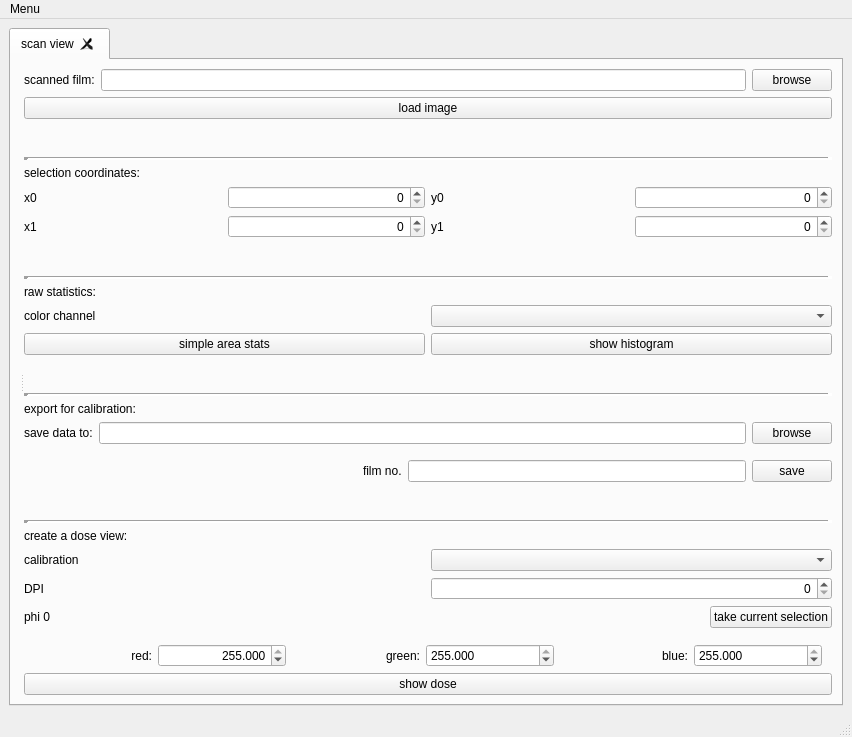
<?xml version="1.0" encoding="UTF-8"?>
<ui version="4.0">
 <class>MainWindow</class>
 <widget class="QMainWindow" name="MainWindow">
  <property name="geometry">
   <rect>
    <x>0</x>
    <y>0</y>
    <width>852</width>
    <height>737</height>
   </rect>
  </property>
  <property name="windowTitle">
   <string>EBT evaluation</string>
  </property>
  <widget class="QWidget" name="centralwidget">
   <layout class="QGridLayout" name="gridLayout">
    <item row="0" column="0">
     <widget class="QTabWidget" name="tabWidget">
      <property name="currentIndex">
       <number>0</number>
      </property>
      <property name="tabsClosable">
       <bool>true</bool>
      </property>
      <widget class="QWidget" name="scanTab">
       <attribute name="title">
        <string>scan view</string>
       </attribute>
       <layout class="QGridLayout" name="gridLayout_3">
        <item row="0" column="0">
         <widget class="QSplitter" name="splitter">
          <property name="orientation">
           <enum>Qt::Horizontal</enum>
          </property>
          <widget class="QWidget" name="layoutWidget">
           <layout class="QVBoxLayout" name="imageLayout"/>
          </widget>
          <widget class="QWidget" name="layoutWidget">
           <layout class="QVBoxLayout" name="verticalLayout_4">
            <item>
             <layout class="QHBoxLayout" name="horizontalLayout_2">
              <property name="leftMargin">
               <number>0</number>
              </property>
              <property name="topMargin">
               <number>0</number>
              </property>
              <item>
               <widget class="QLabel" name="label_7">
                <property name="text">
                 <string>scanned film:</string>
                </property>
               </widget>
              </item>
              <item>
               <widget class="QLineEdit" name="imagePath">
                <property name="toolTip">
                 <string>path to the file containing a scan of films</string>
                </property>
               </widget>
              </item>
              <item>
               <widget class="QPushButton" name="browseImageButton">
                <property name="toolTip">
                 <string>browse, if you don't like typing a path</string>
                </property>
                <property name="text">
                 <string>browse</string>
                </property>
               </widget>
              </item>
             </layout>
            </item>
            <item>
             <widget class="QPushButton" name="loadButton">
              <property name="toolTip">
               <string>load the specified scan</string>
              </property>
              <property name="text">
               <string>load image</string>
              </property>
             </widget>
            </item>
            <item>
             <spacer name="verticalSpacer_2">
              <property name="orientation">
               <enum>Qt::Vertical</enum>
              </property>
              <property name="sizeHint" stdset="0">
               <size>
                <width>20</width>
                <height>40</height>
               </size>
              </property>
             </spacer>
            </item>
            <item>
             <widget class="Line" name="line_4">
              <property name="lineWidth">
               <number>5</number>
              </property>
              <property name="orientation">
               <enum>Qt::Horizontal</enum>
              </property>
             </widget>
            </item>
            <item>
             <widget class="QLabel" name="label_5">
              <property name="toolTip">
               <string>the rectangular selection is specified by the coordinates of two corners. Their order is irrelevant.</string>
              </property>
              <property name="text">
               <string>selection coordinates:</string>
              </property>
             </widget>
            </item>
            <item>
             <layout class="QVBoxLayout" name="verticalLayout">
              <item>
               <layout class="QGridLayout" name="gridLayout_2">
                <property name="leftMargin">
                 <number>0</number>
                </property>
                <property name="topMargin">
                 <number>0</number>
                </property>
                <item row="0" column="4">
                 <widget class="QSpinBox" name="y0">
                  <property name="alignment">
                   <set>Qt::AlignRight|Qt::AlignTrailing|Qt::AlignVCenter</set>
                  </property>
                 </widget>
                </item>
                <item row="0" column="2">
                 <widget class="QSpinBox" name="x0">
                  <property name="alignment">
                   <set>Qt::AlignRight|Qt::AlignTrailing|Qt::AlignVCenter</set>
                  </property>
                 </widget>
                </item>
                <item row="0" column="1">
                 <widget class="QLabel" name="label">
                  <property name="text">
                   <string>x0</string>
                  </property>
                 </widget>
                </item>
                <item row="1" column="2">
                 <widget class="QSpinBox" name="x1">
                  <property name="alignment">
                   <set>Qt::AlignRight|Qt::AlignTrailing|Qt::AlignVCenter</set>
                  </property>
                 </widget>
                </item>
                <item row="1" column="4">
                 <widget class="QSpinBox" name="y1">
                  <property name="alignment">
                   <set>Qt::AlignRight|Qt::AlignTrailing|Qt::AlignVCenter</set>
                  </property>
                 </widget>
                </item>
                <item row="1" column="1">
                 <widget class="QLabel" name="label_2">
                  <property name="text">
                   <string>x1</string>
                  </property>
                 </widget>
                </item>
                <item row="0" column="3">
                 <widget class="QLabel" name="label_3">
                  <property name="text">
                   <string>y0</string>
                  </property>
                 </widget>
                </item>
                <item row="1" column="3">
                 <widget class="QLabel" name="label_4">
                  <property name="text">
                   <string>y1</string>
                  </property>
                 </widget>
                </item>
               </layout>
              </item>
             </layout>
            </item>
            <item>
             <spacer name="verticalSpacer_3">
              <property name="orientation">
               <enum>Qt::Vertical</enum>
              </property>
              <property name="sizeHint" stdset="0">
               <size>
                <width>20</width>
                <height>40</height>
               </size>
              </property>
             </spacer>
            </item>
            <item>
             <widget class="Line" name="line_2">
              <property name="lineWidth">
               <number>5</number>
              </property>
              <property name="orientation">
               <enum>Qt::Horizontal</enum>
              </property>
             </widget>
            </item>
            <item>
             <widget class="QLabel" name="label_15">
              <property name="toolTip">
               <string>Use this section to cacluate some simple statistics of the selected area and the selected color channel.</string>
              </property>
              <property name="text">
               <string>raw statistics:</string>
              </property>
             </widget>
            </item>
            <item>
             <layout class="QHBoxLayout" name="horizontalLayout_6">
              <property name="leftMargin">
               <number>0</number>
              </property>
              <property name="topMargin">
               <number>0</number>
              </property>
              <item>
               <widget class="QLabel" name="label_9">
                <property name="text">
                 <string>color channel</string>
                </property>
               </widget>
              </item>
              <item>
               <widget class="QComboBox" name="channel_selection">
                <property name="toolTip">
                 <string>select the color channel to perform statistics on (not used for dose calculation)</string>
                </property>
               </widget>
              </item>
             </layout>
            </item>
            <item>
             <layout class="QHBoxLayout" name="horizontalLayout_7">
              <property name="topMargin">
               <number>0</number>
              </property>
              <item>
               <widget class="QPushButton" name="calcStatsButton">
                <property name="toolTip">
                 <string>calculate some statistics and print to logging window</string>
                </property>
                <property name="text">
                 <string>simple area stats</string>
                </property>
               </widget>
              </item>
              <item>
               <widget class="QPushButton" name="showHistoButton">
                <property name="toolTip">
                 <string>show a histogram of the selected area and channel</string>
                </property>
                <property name="text">
                 <string>show histogram</string>
                </property>
               </widget>
              </item>
             </layout>
            </item>
            <item>
             <spacer name="verticalSpacer_4">
              <property name="orientation">
               <enum>Qt::Vertical</enum>
              </property>
              <property name="sizeHint" stdset="0">
               <size>
                <width>20</width>
                <height>40</height>
               </size>
              </property>
             </spacer>
            </item>
            <item>
             <widget class="Line" name="line_3">
              <property name="lineWidth">
               <number>5</number>
              </property>
              <property name="orientation">
               <enum>Qt::Horizontal</enum>
              </property>
             </widget>
            </item>
            <item>
             <widget class="QLabel" name="label_11">
              <property name="toolTip">
               <string>Use this section to save the data (average and std) from all three color channels alongside the selection coordinates to a new line in the specified file. This is to more easily construct the tables needed for calibration.</string>
              </property>
              <property name="text">
               <string>export for calibration:</string>
              </property>
             </widget>
            </item>
            <item>
             <layout class="QHBoxLayout" name="horizontalLayout_4">
              <property name="topMargin">
               <number>0</number>
              </property>
              <item>
               <widget class="QLabel" name="label_12">
                <property name="text">
                 <string>save data to:</string>
                </property>
               </widget>
              </item>
              <item>
               <widget class="QLineEdit" name="saveTablePath">
                <property name="toolTip">
                 <string>Path to save the data to. Each save operation appends an new line.</string>
                </property>
               </widget>
              </item>
              <item>
               <widget class="QPushButton" name="browseSaveTable">
                <property name="toolTip">
                 <string>Browse for a file instead of giving the path</string>
                </property>
                <property name="text">
                 <string>browse</string>
                </property>
               </widget>
              </item>
             </layout>
            </item>
            <item>
             <layout class="QHBoxLayout" name="horizontalLayout_5">
              <property name="topMargin">
               <number>10</number>
              </property>
              <item>
               <spacer name="horizontalSpacer">
                <property name="orientation">
                 <enum>Qt::Horizontal</enum>
                </property>
                <property name="sizeHint" stdset="0">
                 <size>
                  <width>40</width>
                  <height>20</height>
                 </size>
                </property>
               </spacer>
              </item>
              <item>
               <widget class="QLabel" name="label_13">
                <property name="text">
                 <string>film no.</string>
                </property>
               </widget>
              </item>
              <item>
               <widget class="QLineEdit" name="filmNumber">
                <property name="toolTip">
                 <string>Give the number of the film. This is written as the first column to the save file.</string>
                </property>
               </widget>
              </item>
              <item>
               <widget class="QPushButton" name="saveChannelData">
                <property name="toolTip">
                 <string>Save the information relevant to construct a calibration curve to a new line in the save file. Uses only the area selected above.</string>
                </property>
                <property name="text">
                 <string>save</string>
                </property>
               </widget>
              </item>
             </layout>
            </item>
            <item>
             <spacer name="verticalSpacer">
              <property name="orientation">
               <enum>Qt::Vertical</enum>
              </property>
              <property name="sizeHint" stdset="0">
               <size>
                <width>20</width>
                <height>40</height>
               </size>
              </property>
             </spacer>
            </item>
            <item>
             <widget class="Line" name="line">
              <property name="frameShadow">
               <enum>QFrame::Sunken</enum>
              </property>
              <property name="lineWidth">
               <number>5</number>
              </property>
              <property name="orientation">
               <enum>Qt::Horizontal</enum>
              </property>
             </widget>
            </item>
            <item>
             <widget class="QLabel" name="label_14">
              <property name="toolTip">
               <string>Use this section to create a dose view of the selected area, using the settings made below.</string>
              </property>
              <property name="text">
               <string>create a dose view:</string>
              </property>
             </widget>
            </item>
            <item>
             <layout class="QHBoxLayout" name="horizontalLayout">
              <item>
               <widget class="QLabel" name="label_6">
                <property name="text">
                 <string>calibration</string>
                </property>
               </widget>
              </item>
              <item>
               <widget class="QComboBox" name="calibration_selection">
                <property name="toolTip">
                 <string>select an appropriate calibration to calculate the dose</string>
                </property>
                <property name="currentIndex">
                 <number>-1</number>
                </property>
                <property name="sizeAdjustPolicy">
                 <enum>QComboBox::AdjustToContentsOnFirstShow</enum>
                </property>
               </widget>
              </item>
             </layout>
            </item>
            <item>
             <layout class="QHBoxLayout" name="horizontalLayout_3">
              <property name="leftMargin">
               <number>0</number>
              </property>
              <property name="topMargin">
               <number>0</number>
              </property>
              <item>
               <widget class="QLabel" name="label_8">
                <property name="text">
                 <string>DPI</string>
                </property>
                <property name="alignment">
                 <set>Qt::AlignLeading|Qt::AlignLeft|Qt::AlignVCenter</set>
                </property>
               </widget>
              </item>
              <item>
               <widget class="QSpinBox" name="DPI">
                <property name="toolTip">
                 <string>give the resolution of the image in dots per inch to calculate a cm scale</string>
                </property>
                <property name="alignment">
                 <set>Qt::AlignRight|Qt::AlignTrailing|Qt::AlignVCenter</set>
                </property>
                <property name="maximum">
                 <number>65536</number>
                </property>
               </widget>
              </item>
             </layout>
            </item>
            <item>
             <layout class="QHBoxLayout" name="horizontalLayout_8">
              <property name="topMargin">
               <number>0</number>
              </property>
              <item>
               <widget class="QLabel" name="label_10">
                <property name="toolTip">
                 <string>give the pixel value that corresponds to 0 dose, in order to calculate the net optical density</string>
                </property>
                <property name="text">
                 <string>phi 0</string>
                </property>
               </widget>
              </item>
              <item>
               <spacer name="horizontalSpacer_2">
                <property name="orientation">
                 <enum>Qt::Horizontal</enum>
                </property>
                <property name="sizeHint" stdset="0">
                 <size>
                  <width>40</width>
                  <height>20</height>
                 </size>
                </property>
               </spacer>
              </item>
              <item>
               <widget class="QPushButton" name="calcPhi0Button">
                <property name="toolTip">
                 <string>use the average values from the current selection as phi0</string>
                </property>
                <property name="text">
                 <string>take current selection</string>
                </property>
               </widget>
              </item>
             </layout>
            </item>
            <item>
             <layout class="QHBoxLayout" name="horizontalLayout_9">
              <property name="leftMargin">
               <number>0</number>
              </property>
              <property name="topMargin">
               <number>10</number>
              </property>
              <property name="rightMargin">
               <number>10</number>
              </property>
              <item>
               <widget class="QLabel" name="phi0LabelCh1">
                <property name="text">
                 <string>red:</string>
                </property>
                <property name="alignment">
                 <set>Qt::AlignRight|Qt::AlignTrailing|Qt::AlignVCenter</set>
                </property>
               </widget>
              </item>
              <item>
               <widget class="QDoubleSpinBox" name="phi0Ch1">
                <property name="toolTip">
                 <string>red/1st channel value for 0 dose</string>
                </property>
                <property name="alignment">
                 <set>Qt::AlignRight|Qt::AlignTrailing|Qt::AlignVCenter</set>
                </property>
                <property name="decimals">
                 <number>3</number>
                </property>
                <property name="maximum">
                 <double>255.000000000000000</double>
                </property>
                <property name="value">
                 <double>255.000000000000000</double>
                </property>
               </widget>
              </item>
              <item>
               <widget class="QLabel" name="phi0LabelCh2">
                <property name="text">
                 <string>green:</string>
                </property>
                <property name="alignment">
                 <set>Qt::AlignRight|Qt::AlignTrailing|Qt::AlignVCenter</set>
                </property>
               </widget>
              </item>
              <item>
               <widget class="QDoubleSpinBox" name="phi0Ch2">
                <property name="toolTip">
                 <string>green/2nd channel value for 0 dose</string>
                </property>
                <property name="decimals">
                 <number>3</number>
                </property>
                <property name="maximum">
                 <double>255.000000000000000</double>
                </property>
                <property name="value">
                 <double>255.000000000000000</double>
                </property>
               </widget>
              </item>
              <item>
               <widget class="QLabel" name="phi0LabelCh3">
                <property name="text">
                 <string>blue:</string>
                </property>
                <property name="alignment">
                 <set>Qt::AlignRight|Qt::AlignTrailing|Qt::AlignVCenter</set>
                </property>
               </widget>
              </item>
              <item>
               <widget class="QDoubleSpinBox" name="phi0Ch3">
                <property name="toolTip">
                 <string>blue/3rd channel value for 0 dose</string>
                </property>
                <property name="decimals">
                 <number>3</number>
                </property>
                <property name="maximum">
                 <double>255.000000000000000</double>
                </property>
                <property name="value">
                 <double>255.000000000000000</double>
                </property>
               </widget>
              </item>
             </layout>
            </item>
            <item>
             <widget class="QPushButton" name="showDose_button">
              <property name="toolTip">
               <string>calculate the dose for the selected area</string>
              </property>
              <property name="text">
               <string>show dose</string>
              </property>
             </widget>
            </item>
           </layout>
          </widget>
         </widget>
        </item>
       </layout>
      </widget>
     </widget>
    </item>
   </layout>
  </widget>
  <widget class="QMenuBar" name="menubar">
   <property name="geometry">
    <rect>
     <x>0</x>
     <y>0</y>
     <width>852</width>
     <height>19</height>
    </rect>
   </property>
   <widget class="QMenu" name="menuMenu">
    <property name="title">
     <string>Menu</string>
    </property>
    <addaction name="actionShow_Scan"/>
    <addaction name="actionShow_Log"/>
    <addaction name="separator"/>
    <addaction name="actionScan_View_Settings"/>
    <addaction name="actionDose_View_Settings"/>
    <addaction name="separator"/>
    <addaction name="actionClose"/>
   </widget>
   <addaction name="menuMenu"/>
  </widget>
  <widget class="QStatusBar" name="statusbar"/>
  <action name="actionClose">
   <property name="text">
    <string>Close</string>
   </property>
  </action>
  <action name="actionScan_View_Settings">
   <property name="text">
    <string>Scan View Setting</string>
   </property>
  </action>
  <action name="actionShow_Scan">
   <property name="text">
    <string>Show Scan Tab</string>
   </property>
  </action>
  <action name="actionShow_Log">
   <property name="text">
    <string>Show Log</string>
   </property>
  </action>
  <action name="actionDose_View_Settings">
   <property name="text">
    <string>Dose View Settings</string>
   </property>
  </action>
 </widget>
 <tabstops>
  <tabstop>imagePath</tabstop>
  <tabstop>browseImageButton</tabstop>
  <tabstop>loadButton</tabstop>
  <tabstop>x0</tabstop>
  <tabstop>y0</tabstop>
  <tabstop>x1</tabstop>
  <tabstop>y1</tabstop>
  <tabstop>channel_selection</tabstop>
  <tabstop>calcStatsButton</tabstop>
  <tabstop>showHistoButton</tabstop>
  <tabstop>calibration_selection</tabstop>
  <tabstop>DPI</tabstop>
  <tabstop>showDose_button</tabstop>
 </tabstops>
 <resources/>
 <connections/>
</ui>
